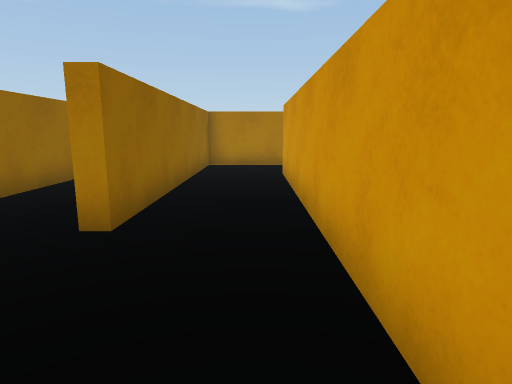
view 1 (above)

21 first-person views from a walk through a 3-D level made in the Unity game engine. The camera is 1.2 m above the floor, tilts 10° down and sees 75° across. The floor is counted in squares, 1 m on a side. Each view is taken from the middle of a square. On the plan, view 1 faces up. The plan holds only what a view shows up to about 14 squares ahead; the rest is blank. The player character is not drawn. Some animated figures are not drawn. Surface patterns are stand-ins for the level's own textures.

view 2
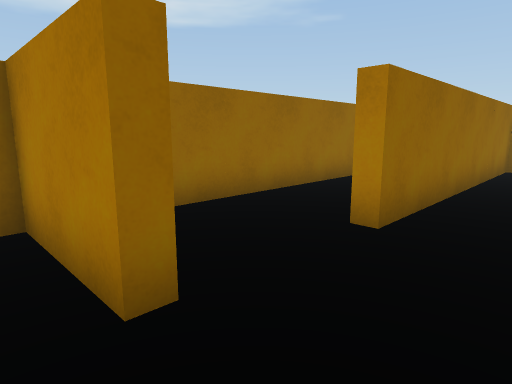

view 3
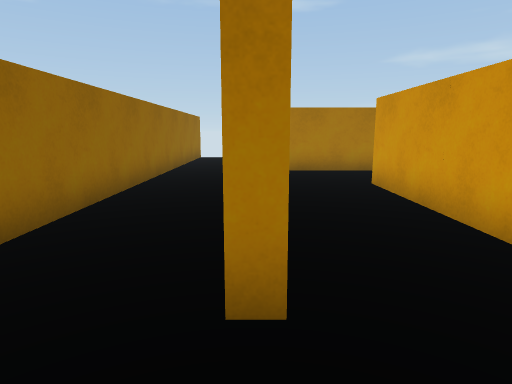

view 4
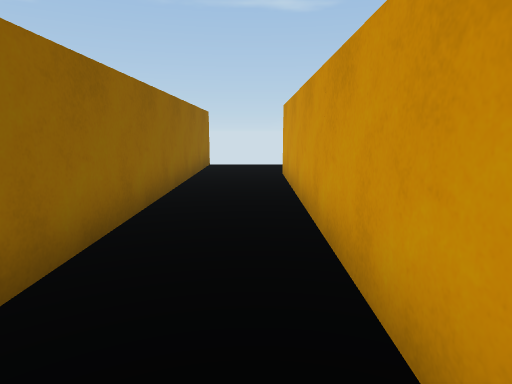

view 5
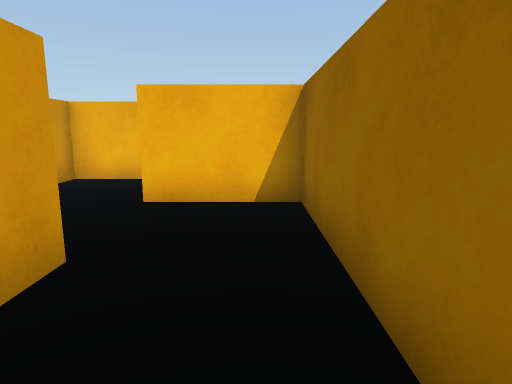

view 6
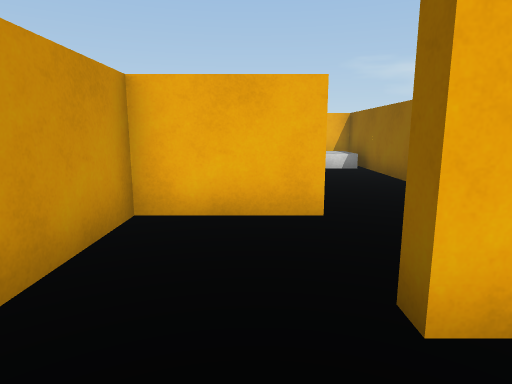

view 7
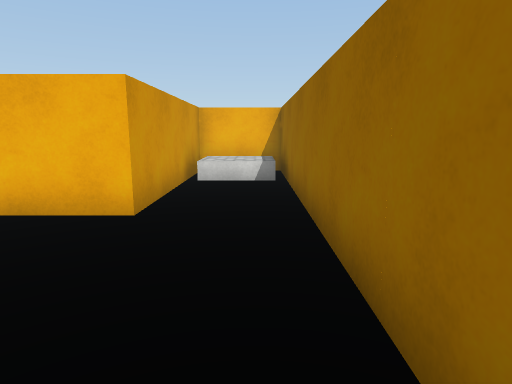

view 8
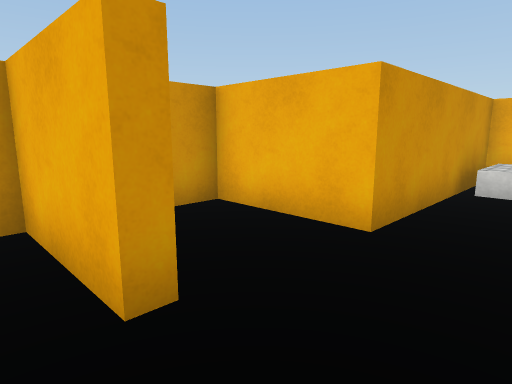

view 9
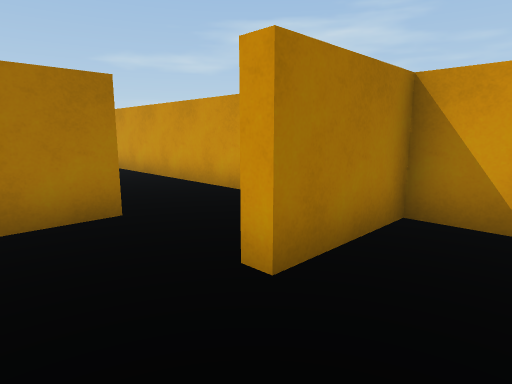

view 10
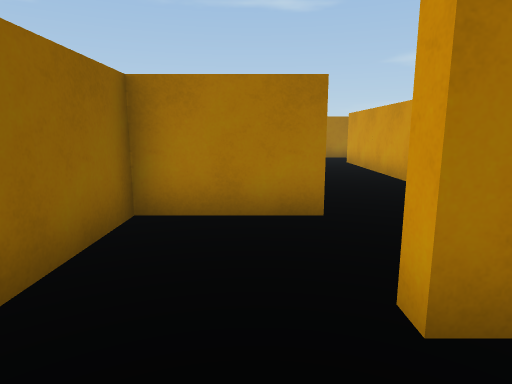

view 11
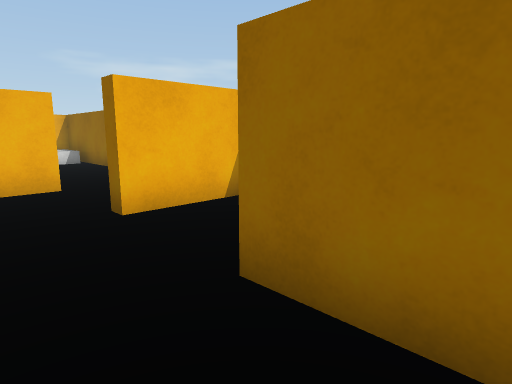

view 12
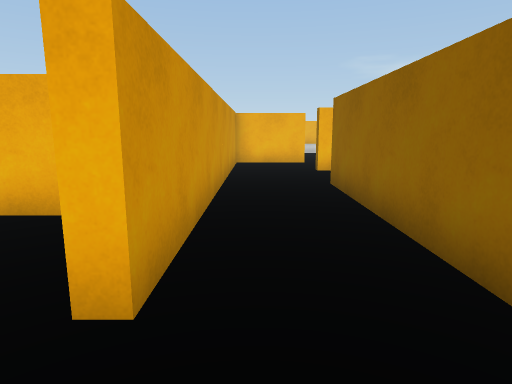

view 13
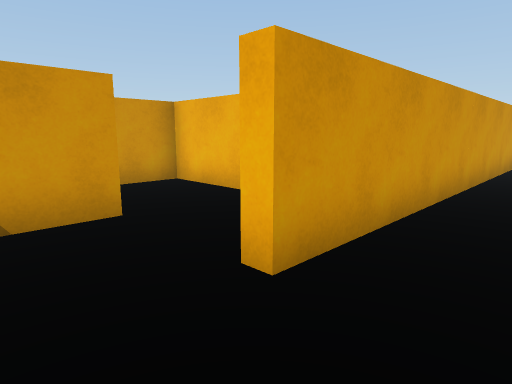

view 14
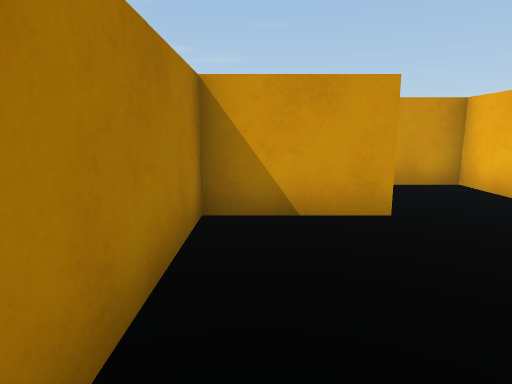

view 15
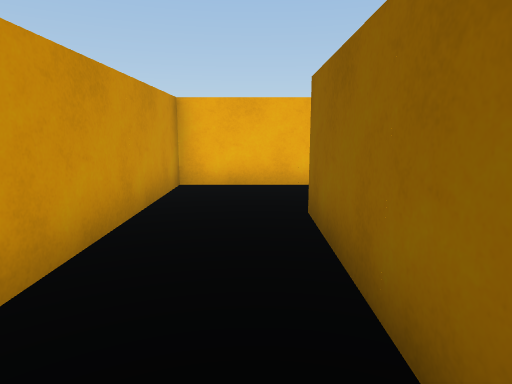

view 16
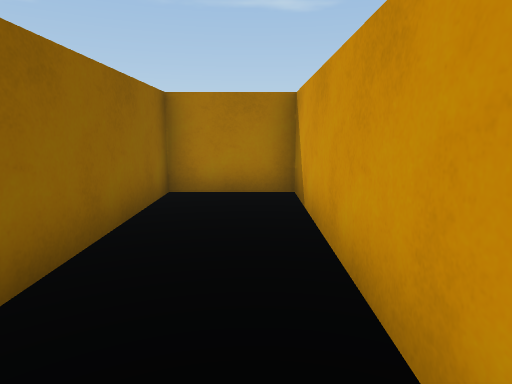

view 17
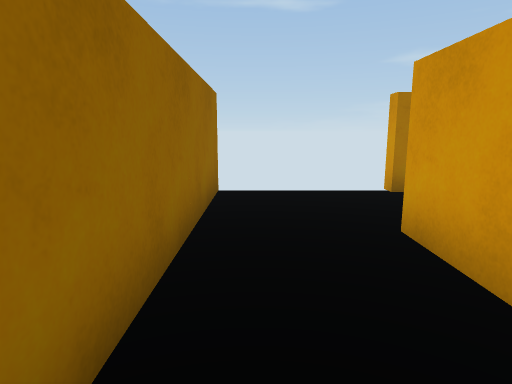

view 18
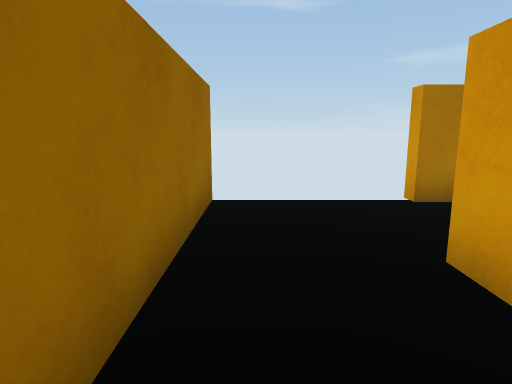

view 19
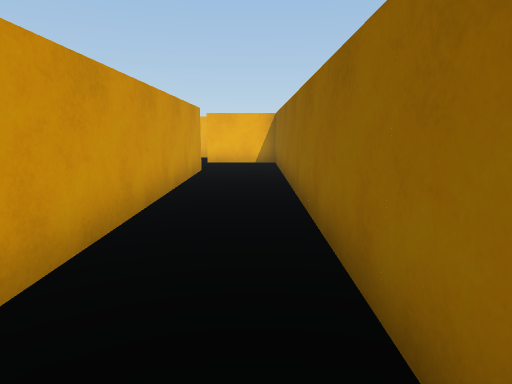

view 20
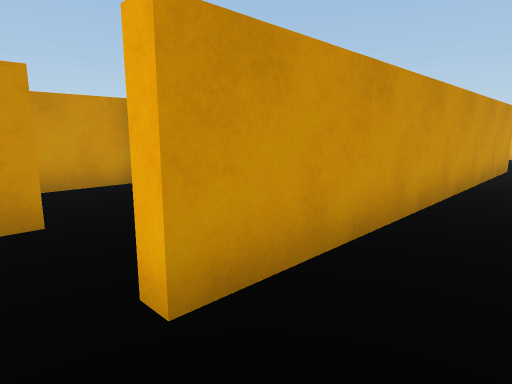

view 21
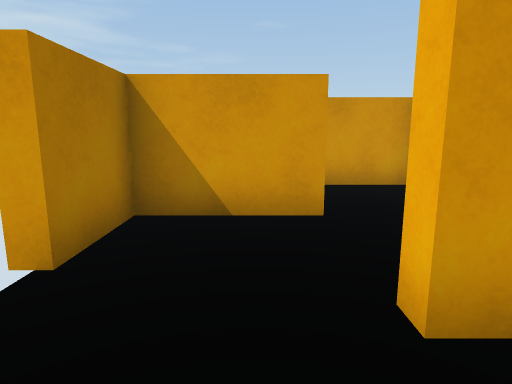

### Floor plan
Points are (right, up) in squares from view 1. A wall is a line through its corners. A room is listed if a view was taken in it or the views show most of it. See-through windows are left out.
Room 1 (views 1, 2, 7, 8, 9, 10)
walls: (-2, 1.2) (-2, 0.8) (-4.8, 0.8) (-4.8, -10.8) (-2.2, -10.8) (-2.2, -4.8) (0.8, -4.8) (0.8, -2.2) (-2, -2.2) (-2, -1.8) (0.8, -1.8) (0.8, 1.4)
ways out: opening at (-0.5, 1) to room 2
objects: other object (-4, -10) to (-3, -9)
Room 2 (views 3, 4, 5, 6, 11, 12, 13, 14, 17, 18, 19, 20, 21)
walls: (1.6, 12.8) (-1.8, 12.8) (-1.8, 4) (-2.2, 4) (-2.2, 16) (-1.8, 16); (0.8, 1.4) (0.8, 10) (1.2, 10); (-4.8, 19) (-4.8, 1.2) (-2, 1.2)
ways out: opening at (-0.5, 1) to room 1; opening at (1, 11.5) to room 3; opening at (-2, 17.5)
Room 3 (views 15, 16)
walls: (3.8, 10) (3.8, 12.8) (1.6, 12.8); (2.9, 7.2) (6.8, 7.2) (6.8, 15.8) (4.2, 15.8) (4.2, 10)
ways out: opening at (1, 11.5) to room 2

Where each view was taken, in squares from view 1:
view 1: 0 up, 0 right, facing up
view 2: 0 up, 0 right, facing up-left
view 3: 2 up, 2 left, facing up
view 4: 6 up, 3 left, facing up
view 5: 7 up, 4 left, facing down
view 6: 3 up, 1 left, facing down
view 7: 0 up, 4 left, facing down
view 8: 1 down, 4 left, facing down-right
view 9: 4 down, 4 left, facing up-right
view 10: 4 down, 3 left, facing up
view 11: 6 up, 0 right, facing down-left
view 12: 12 up, 0 right, facing down
view 13: 12 up, 1 left, facing down-right
view 14: 12 up, 1 left, facing right
view 15: 15 up, 5 right, facing down
view 16: 9 up, 6 right, facing up
view 17: 12 up, 4 left, facing up
view 18: 13 up, 4 left, facing up
view 19: 15 up, 4 left, facing down
view 20: 17 up, 4 left, facing down-right
view 21: 17 up, 4 left, facing right
